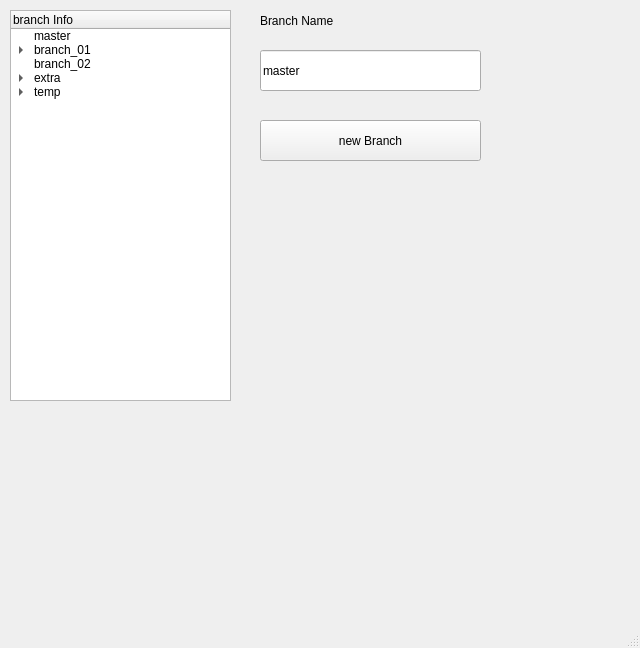
<?xml version="1.0" encoding="UTF-8"?>
<ui version="4.0">
 <class>MainWindow</class>
 <widget class="QMainWindow" name="MainWindow">
  <property name="geometry">
   <rect>
    <x>0</x>
    <y>0</y>
    <width>640</width>
    <height>648</height>
   </rect>
  </property>
  <property name="windowTitle">
   <string>MainWindow</string>
  </property>
  <widget class="QWidget" name="centralwidget">
   <widget class="QPushButton" name="pushButton_createNewBranch">
    <property name="geometry">
     <rect>
      <x>260</x>
      <y>120</y>
      <width>221</width>
      <height>41</height>
     </rect>
    </property>
    <property name="text">
     <string>new Branch</string>
    </property>
   </widget>
   <widget class="QLineEdit" name="lineEdit_branchName">
    <property name="geometry">
     <rect>
      <x>260</x>
      <y>50</y>
      <width>221</width>
      <height>41</height>
     </rect>
    </property>
    <property name="text">
     <string>master</string>
    </property>
   </widget>
   <widget class="QLabel" name="label">
    <property name="geometry">
     <rect>
      <x>260</x>
      <y>10</y>
      <width>161</width>
      <height>21</height>
     </rect>
    </property>
    <property name="text">
     <string>Branch Name</string>
    </property>
   </widget>
   <widget class="QTreeWidget" name="treeWidget_branches">
    <property name="geometry">
     <rect>
      <x>10</x>
      <y>10</y>
      <width>221</width>
      <height>391</height>
     </rect>
    </property>
    <column>
     <property name="text">
      <string>branch Info</string>
     </property>
    </column>
    <item>
     <property name="text">
      <string>master</string>
     </property>
    </item>
    <item>
     <property name="text">
      <string>branch_01</string>
     </property>
     <item>
      <property name="text">
       <string>branch_01_ext01</string>
      </property>
     </item>
     <item>
      <property name="text">
       <string>branch_01_ext02</string>
      </property>
     </item>
    </item>
    <item>
     <property name="text">
      <string>branch_02</string>
     </property>
    </item>
    <item>
     <property name="text">
      <string>extra</string>
     </property>
     <item>
      <property name="text">
       <string>extra_test_01</string>
      </property>
     </item>
     <item>
      <property name="text">
       <string>extra_test_02</string>
      </property>
      <item>
       <property name="text">
        <string>extra_test_02_v1</string>
       </property>
      </item>
      <item>
       <property name="text">
        <string>extra_test_02_v2</string>
       </property>
      </item>
     </item>
    </item>
    <item>
     <property name="text">
      <string>temp</string>
     </property>
     <item>
      <property name="text">
       <string>temp_AO</string>
      </property>
     </item>
     <item>
      <property name="text">
       <string>temp_lightPass</string>
      </property>
      <item>
       <property name="text">
        <string>temp_Key</string>
       </property>
      </item>
      <item>
       <property name="text">
        <string>temp_spec</string>
       </property>
      </item>
     </item>
    </item>
   </widget>
  </widget>
  <widget class="QStatusBar" name="statusbar"/>
 </widget>
 <resources/>
 <connections/>
</ui>
